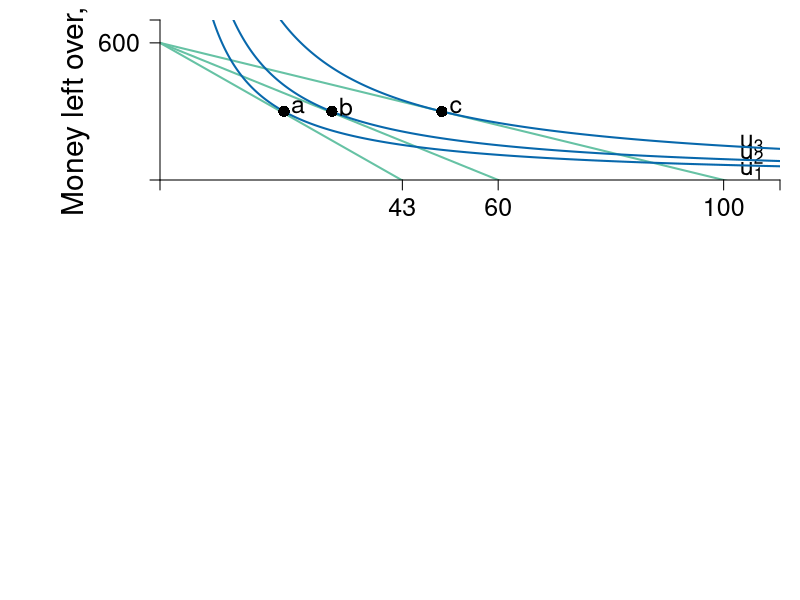

R code for this plot:
require(shape)
pdf(file = "indmarketdemand/mrs_price_qql_indiff.pdf", width = 9, height = 7)

#Set parameters for graphics
axislabelsize <- 1.8
labelsize <- 1.5
namesize <- 1.8
annotatesize <- 1.5
graphlinewidth <- 2
segmentlinewidth <- 1.5

COL <- c("#7fc97f", "#beaed4", "#fdc086", "#ffff99", "#386cb0", "#f0027f", "#bf5b17", "#666666")
COLA <- c("#e0f3db", "#99d8c9","#66c2a4","#41ae76", "#238b45", "#005824")
COLB <- c("#4eb3d3", "#2b8cbe", "#0868ac","#084081")

#Edited the margins to cater for the larger LHS labels
par(mar =  c(6, 8, 1, 1), mfrow = c(2,1))


# demandcd ----------------------------------------------------------------


uA <- function(x, y, alpha = 0.5) {
  x^(alpha)*y^(1 - alpha)
}

bcA <- function(x, w = 20, p = 2) {
  w - p*x
}


xlims <- c(0, 110)
ylims <- c(0, 700)

npts <- 501 
x <- seq(xlims[1], xlims[2], length.out = npts)
y <- seq(ylims[1], ylims[2], length.out = npts) 
a <- c(sqrt(11)*sqrt(600), 3.9*sqrt(600), 5*sqrt(600))

plot(0, 0, xlim = xlims, ylim = ylims, type = "n",
     xlab = expression(paste("")),
     ylab = expression(paste("")), 
     xaxt = "n", 
     yaxt = "n", 
     cex.lab = axislabelsize, 
     bty = "n",
     xaxs = "i", 
     yaxs = "i")

ticksy <- c(0, 600, ylims[2])
ylabels <- c(NA, expression(paste(600)), NA)
ticksx <- c(0, 100, NA, 60, NA, 43, xlims[2])
xlabels <- c(NA, 100, NA, 60, NA, 43, NA)


npts <- 500 
xx1 <- seq(xlims[1], xlims[2], length.out = npts)

lines(xx1, bcA(xx1, w = 600, p = 6), col = COLA[3], lwd = graphlinewidth)
lines(xx1, bcA(xx1, w = 600, p = 10), col = COLA[3], lwd = graphlinewidth)
lines(xx1, bcA(xx1, w = 600, p = 14), col = COLA[3], lwd = graphlinewidth)
#lines(xx1, indiffA1(xx1, uA = 20, rmax = 2.5, xmax = 10), col = COLB[4], lwd = graphlinewidth)


#Label Axes
#mtext(expression(paste("Kilograms of coffee, ", x)), side=1, line = 2.5, cex = axislabelsize)

#text(0.5*xlims[2], -2, expression(paste("Kilograms of coffee, ", x)), xpd = TRUE, cex = axislabelsize) 
text(-15, 0.5*ylims[2], expression(paste("Money left over, ", y)), xpd = TRUE, cex = axislabelsize, srt = 90) 

#segments(0, 6, 6, 6, lty = 2, col = "gray" , lwd = segmentlinewidth, xpd = TRUE)
#segments(2, -10, 2, 6, lty = 2, col = "gray" , lwd = segmentlinewidth, xpd = TRUE)
#segments(4, -10, 4, 6, lty = 2, col = "gray" , lwd = segmentlinewidth, xpd = TRUE)
#segments(6, -10, 6, 6, lty = 2, col = "gray" , lwd = segmentlinewidth, xpd = TRUE)

#Label the budget curve functions for the HG, Aisha
#text(3.5, 0.5, expression(bc[1]), cex = annotatesize)
#text(7.2, 0.5, expression(bc[2]), cex = annotatesize)
#ext(11.1, 0.5, expression(bc[3]), cex = annotatesize)

#adding iso-welfare functions:

#Label the iso-welfare functions for the HG, Aisha
text(105, 40, expression(u[1]), cex = annotatesize)
text(105, 110, expression(u[2]), cex = annotatesize)
text(105, 160, expression(u[3]), cex = annotatesize)
#text(6.6, 8.3, expression(u[4]^A))

contour(x, y, 
        outer(x, y, uA),
        drawlabels = FALSE,
        col = COLB[3],
        lwd = graphlinewidth,
        levels = a, 
        xaxs = "i", 
        yaxs = "i", 
        add = TRUE)

#abline(h=6, col=COL[3], lwd=graphlinewidth)


points(22, 300, pch = 16, col = "black", cex = 1.5)
text(24.5, 320, expression(a), cex = annotatesize)
points(30.5, 300, pch = 16, col = "black", cex = 1.5)
text(33, 320, expression(b), cex = annotatesize)
points(50, 300, pch = 16, col = "black", cex = 1.5)
text(52.5, 320, expression(c), cex = annotatesize)

#Arrows(8.5, 6, 6.5, 6, col = "black", lty = 1, lwd = 2, arr.type = "triangle", arr.lwd = 0.5)
#text(9.7, 6.3, expression(paste("Price-offer curve")), cex = annotatesize)

axis(1, at = ticksx, pos = 0, labels = xlabels, cex.axis = labelsize)
axis(2, at = ticksy, pos = 0, labels = ylabels, las = 1, cex.axis = labelsize)
